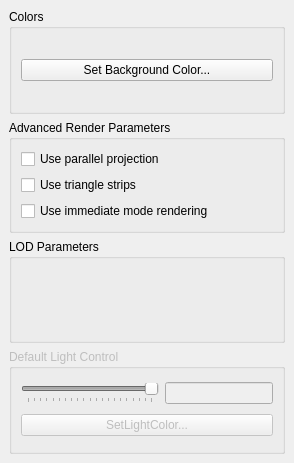
<ui version="4.0" >
 <author></author>
 <comment></comment>
 <exportmacro></exportmacro>
 <class>pqRenderViewEditor</class>
 <widget class="QWidget" name="pqRenderViewEditor" >
  <property name="geometry" >
   <rect>
    <x>0</x>
    <y>0</y>
    <width>294</width>
    <height>463</height>
   </rect>
  </property>
  <property name="windowTitle" >
   <string>Form</string>
  </property>
  <layout class="QGridLayout" >
   <property name="margin" >
    <number>9</number>
   </property>
   <property name="spacing" >
    <number>6</number>
   </property>
   <item row="1" column="0" >
    <widget class="QGroupBox" name="groupBox_2" >
     <property name="title" >
      <string>Advanced Render Parameters</string>
     </property>
     <layout class="QGridLayout" >
      <property name="margin" >
       <number>9</number>
      </property>
      <property name="spacing" >
       <number>6</number>
      </property>
      <item row="2" column="0" >
       <widget class="QCheckBox" name="ImmediateModeRendering" >
        <property name="text" >
         <string>Use immediate mode rendering</string>
        </property>
       </widget>
      </item>
      <item row="1" column="0" >
       <widget class="QCheckBox" name="TriangleStrips" >
        <property name="text" >
         <string>Use triangle strips</string>
        </property>
       </widget>
      </item>
      <item row="0" column="0" >
       <widget class="QCheckBox" name="ParallelProjection" >
        <property name="text" >
         <string>Use parallel projection</string>
        </property>
       </widget>
      </item>
     </layout>
    </widget>
   </item>
   <item row="2" column="0" >
    <widget class="QGroupBox" name="LODParameters" >
     <property name="title" >
      <string>LOD Parameters</string>
     </property>
    </widget>
   </item>
   <item row="0" column="0" >
    <widget class="QGroupBox" name="groupBox" >
     <property name="sizePolicy" >
      <sizepolicy>
       <hsizetype>5</hsizetype>
       <vsizetype>5</vsizetype>
       <horstretch>0</horstretch>
       <verstretch>0</verstretch>
      </sizepolicy>
     </property>
     <property name="title" >
      <string>Colors</string>
     </property>
     <layout class="QGridLayout" >
      <property name="margin" >
       <number>9</number>
      </property>
      <property name="spacing" >
       <number>6</number>
      </property>
      <item row="0" column="0" >
       <widget class="pqColorChooserButton" name="BackgroundColor" >
        <property name="text" >
         <string>Set Background Color...</string>
        </property>
       </widget>
      </item>
     </layout>
    </widget>
   </item>
   <item row="3" column="0" >
    <widget class="QGroupBox" name="DefaultLightControl" >
     <property name="enabled" >
      <bool>false</bool>
     </property>
     <property name="title" >
      <string>Default Light Control</string>
     </property>
     <layout class="QGridLayout" >
      <property name="margin" >
       <number>9</number>
      </property>
      <property name="spacing" >
       <number>6</number>
      </property>
      <item row="0" column="0" >
       <widget class="QSlider" name="LightIntensity" >
        <property name="maximum" >
         <number>100</number>
        </property>
        <property name="singleStep" >
         <number>0</number>
        </property>
        <property name="pageStep" >
         <number>5</number>
        </property>
        <property name="value" >
         <number>100</number>
        </property>
        <property name="orientation" >
         <enum>Qt::Horizontal</enum>
        </property>
        <property name="tickPosition" >
         <enum>QSlider::TicksBelow</enum>
        </property>
       </widget>
      </item>
      <item row="0" column="1" >
       <widget class="QLineEdit" name="LightIntensityEdit" >
        <property name="sizePolicy" >
         <sizepolicy>
          <hsizetype>5</hsizetype>
          <vsizetype>0</vsizetype>
          <horstretch>0</horstretch>
          <verstretch>0</verstretch>
         </sizepolicy>
        </property>
        <property name="readOnly" >
         <bool>true</bool>
        </property>
       </widget>
      </item>
      <item row="1" column="0" colspan="2" >
       <widget class="pqColorChooserButton" name="SetLightColor" >
        <property name="text" >
         <string>SetLightColor...</string>
        </property>
       </widget>
      </item>
     </layout>
    </widget>
   </item>
  </layout>
 </widget>
 <pixmapfunction></pixmapfunction>
 <customwidgets>
  <customwidget>
   <class>pqColorChooserButton</class>
   <extends>QPushButton</extends>
   <header>pqColorChooserButton.h</header>
   <container>0</container>
   <pixmap></pixmap>
  </customwidget>
 </customwidgets>
 <resources/>
 <connections/>
</ui>
